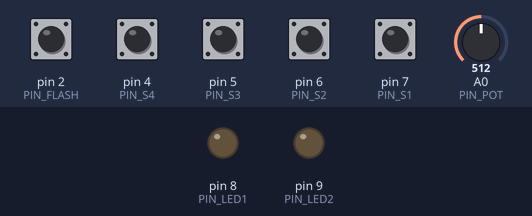
This sketch was run on a simulated Arduino Uno, built with avr-gcc and run on an emulated ATmega328P. Shown: output pins drawn as LEDs (lit = HIGH). Dashed ring = blinking. The inputs (shaded band) are chosen by the test bench; at power-on: pin 2 (PIN_FLASH), pin 4 (PIN_S4), pin 5 (PIN_S3), pin 6 (PIN_S2), pin 7 (PIN_S1) HIGH, A0 (PIN_POT) = 512. Sleep ends after the set time or at an interrupt; pins used as bus, display or sensor lines are not drawn.

Above: at 5.8 s.
5.9 s: pin 2 (PIN_FLASH) pulled LOW for 3.2 s
At 10.1 s:
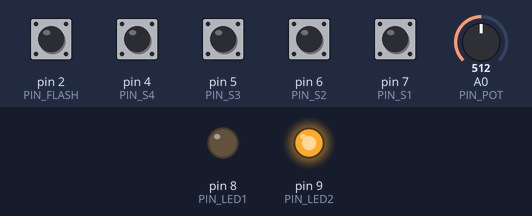
10.6 s: pin 2 (PIN_FLASH) pulled LOW for 1.25 s
At 10.84 s:
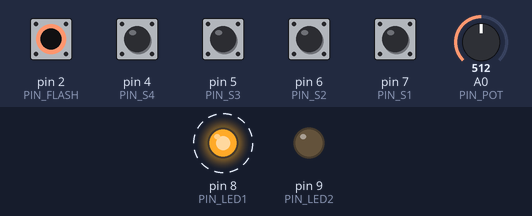
Timing chart, 0 to 16.3 s (numbered marks = the images above; inputs shaded):
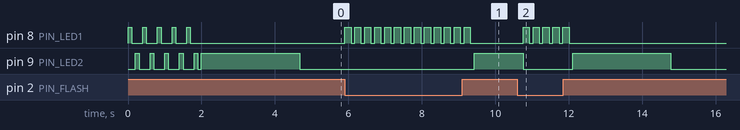

Measured:
- after the input at 5.9 s, pin 8 (PIN_LED1): alternates HIGH for 0.17 s and LOW for 0.10 s, 26 changes in all, then stays LOW, starting at once; pin 9 (PIN_LED2): LOW → HIGH after 3.5 s
- after the input at 10.6 s, pin 8 (PIN_LED1): alternates HIGH for 0.17 s and LOW for 0.10 s, 10 changes in all, then stays LOW, starting after 0.16 s; pin 9 (PIN_LED2): HIGH → LOW after 0.16 s instead of 1.5 s

The sketch:

batflash2.ino
```cpp
/*
  BatFlash
  (c) Bertrik Sikken, 2010

  Detects a flash using the flash slave trigger on in the PIN_FLASH input,
  then sends out an RF signal to a Hama CA-1 remote control attached to a camera to start a new exposure.
  Exposures are also triggered after a certain interval, controlled by the potmeter.

 */

#include <avr/sleep.h>
#include <avr/wdt.h>

#define CA1_BIT_PERIOD 119  // microseconds

// digital pins
const int PIN_FLASH = 2;
const int PIN_S1 = 7;
const int PIN_S2 = 6;
const int PIN_S3 = 5;
const int PIN_S4 = 4;
const int PIN_RF = 12;

const int PIN_LED1 = 8;
const int PIN_LED2 = 9;

// analog pins
const int PIN_POT = 0;


// variables
static volatile boolean fTrigger = false;
static long time = 0;

/**
 * Delay for the specified time for the CA-1 protocol
 *
 * @param d time units to delay
 */
static void ca1_delayT(int d)
{
  delayMicroseconds(d * CA1_BIT_PERIOD);
}

/**
 * Send a code according to the Hama CA-1 protocol
 *
 * @param channel the radio channel (0-15) to send on
 * @param fullpress when true, send fullpress code, otherwise halfpress
 */
static int ca1_send(int repeat, unsigned char channel, bool fullpress)
{
  unsigned char data;
  int n, i;

  // calculate variable part over the air
  data = ~channel & 0x0F;
  if (fullpress) {
    // special case for code 15
    if (channel == 15) {
      data |= 0xF0;
    }
    else {
      data |= (data << 4);
    }
  }

  // repeat x times
  for (n = 0; n < repeat; n++) {

    // send 8 data bits
    for (i = 0; i < 8; i++) {
      digitalWrite(PIN_RF, 1);
      ca1_delayT(2);
      digitalWrite(PIN_RF, 0);
      if (data & (0x80 >> i)) {
        // 1 bit
        ca1_delayT(6);
      }
      else {
        ca1_delayT(2);
      }
    }

    // send epilogue
    digitalWrite(PIN_RF, 1);
    ca1_delayT(1);
    digitalWrite(PIN_RF, 0);
    ca1_delayT(2);
    digitalWrite(PIN_RF, 1);
    ca1_delayT(4);
    digitalWrite(PIN_RF, 0);
    ca1_delayT(16);
  }
}

/**
 * Return the current channel code as configured by the DIP switches
 *
 * @return the channel code
 */
static unsigned char getCode() {
  static const int pins[] = {
    PIN_S1, PIN_S2, PIN_S3, PIN_S4  };
  int i;
  unsigned char code;

  code = 0;
  for (i = 0; i < 4; i++) {
    code <<= 1;
    if (digitalRead(pins[i]) == LOW) {
      code |= 1;
    }
  }

  return code;
}


// 0=16ms, 1=32ms,2=64ms,3=128ms,4=250ms,5=500ms
// 6=1 sec,7=2 sec, 8=4 sec, 9= 8sec
static void setup_watchdog(int ii)
{
  byte bb;

  bb = ((ii & 8) << 2) | (ii & 7);

  // clear watchdog reset
  MCUSR &= ~(1<<WDRF);
  // start timed sequence
  WDTCSR |= (1<<WDCE) | (1<<WDE);
  // set new watchdog timeout value
  WDTCSR = bb | (1 << WDCE);
  WDTCSR |= _BV(WDIE);
}

// set system into the sleep state
// system wakes up when wtchdog is timed out
static void system_sleep()
{
  // switch Analog to Digitalconverter OFF
  ADCSRA |= ADEN;

  // sleep mode is set here
  set_sleep_mode(SLEEP_MODE_STANDBY);
  sleep_enable();
  // System sleeps here
  sleep_mode();
  // System continues execution here when watchdog timed out
  sleep_disable();

  // switch Analog to Digitalconverter ON
  ADCSRA &= ~ADEN;
}

/* interrupt routine for external wake-up */
static void wakeUp(void)
{
  fTrigger = true;
  detachInterrupt(0);
}

// Watchdog Interrupt Service / is executed when  watchdog timed out
ISR(WDT_vect)
{
  // dummy, do nothing
}

/**
 * Reset the flash trigger
 */
static void resetTrigger()
{
  time = 0;
  fTrigger = false;

  attachInterrupt(0, wakeUp, LOW);
}

static void start_exposure()
{
  int i;
  unsigned char channel = getCode();

  digitalWrite(PIN_LED2, 1);
  for (i = 0; i < 16; i++) {
    if (fTrigger) {
      break;
    }
    ca1_send(16, channel, true);
  }
  digitalWrite(PIN_LED2, 0);
}

static void stop_exposure()
{
  unsigned char channel = getCode();

  digitalWrite(PIN_LED1, 1);
  ca1_send(20, channel, false);
  digitalWrite(PIN_LED1, 0);
}

/**
 * Setup function
 */
void setup() {
  int i;

  // enable pull-ups on dip-switch inputs
  digitalWrite(PIN_S1, 1);
  digitalWrite(PIN_S2, 1);
  digitalWrite(PIN_S3, 1);
  digitalWrite(PIN_S4, 1);

  // LEDs
  pinMode(PIN_LED1, OUTPUT);
  pinMode(PIN_LED2, OUTPUT);
  for (i = 0; i < 5; i++) {
    digitalWrite(PIN_LED1, 1);
    delay(100);
    digitalWrite(PIN_LED1, 0);
    delay(100);
    digitalWrite(PIN_LED2, 1);
    delay(100);
    digitalWrite(PIN_LED2, 0);
    delay(100);
  }

  // configure RF output
  pinMode(PIN_RF, OUTPUT);

  // enable pull-up on flash input
  digitalWrite(PIN_FLASH, 1);

  // setup watchdog for 1 second delay
  setup_watchdog(6);

  // arm flash trigger
  resetTrigger();

  // start a new exposure
  start_exposure();
}

/**
 * Loop function
 */
void loop()
{
  // sleep for 1 second (waking up immediately when a flash is detected)
  if (!fTrigger) {
    // sleep for a second
    system_sleep();
    time++;

    // show 1-second pulse
    digitalWrite(PIN_LED1, 1);
    delay(2);

    // read pot meter and check if interval has been reached
    int potValue = analogRead(PIN_POT);
    long interval = map(potValue, 0, 1023, 30, 600);
    if (time >= interval) {
      fTrigger = true;
    }

    // clear 1-second pulse LED
    digitalWrite(PIN_LED1, 0);
  }

  // check if we need a new trigger
  if (fTrigger) {
    // stop exposure
    stop_exposure();

    // wait a bit
    resetTrigger();
    delay(100);

    // start new exposure
    start_exposure();
  }

}
```
